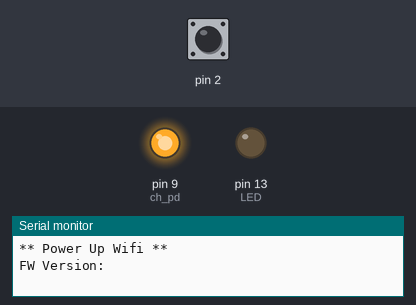
Simulated run of this sketch. Board: Arduino Uno, built for the host (arithmetic inside an expression is 32-bit, double 64-bit). Shown: output pins drawn as LEDs (lit = HIGH), the last lines printed to the serial monitor. Dashed ring = blinking. Inputs (shaded band) come from the test bench; at power-on: pin 2 HIGH. The modem accepts every AT command (registered, SIM ready, sends succeed) and sends nothing else; not simulated (calls return 0 or success): wifi_credentials.h.

Above: at 0.1 s.
At 3.23 s:
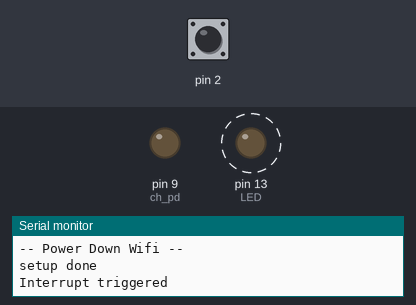
At 3.6 s:
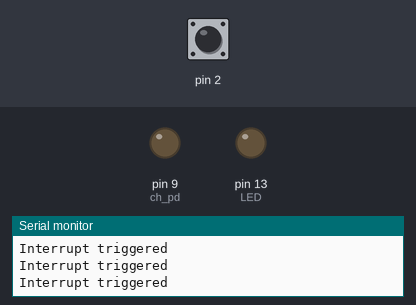
Timing chart, 0 to 5.1 s (numbered marks = the images above):
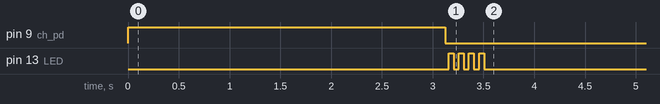

The sketch:

test_sw_serial_atmega.ino
```cpp
#include <avr/sleep.h>
#include "ESP8266.h"
#include "wifi_credentials.h"

#define SSID        WIFI_SSID
#define PASSWORD    WIFI_PASSWORD

#define HOST_NAME   "api.thingspeak.com"
#define HOST_PORT    80

#include <SoftwareSerial.h>
SoftwareSerial EspSerial(10,11); // RX, TX

ESP8266 wifi(EspSerial);

const byte ch_pd = 9; //arduino pin number ESP8266 ch_pd is connected to
const byte LED = 13;

void pins_init()
{
  pinMode(ch_pd,OUTPUT);
  pinMode(LED, OUTPUT);
}

void wake ()
{
  // cancel sleep as a precaution
  sleep_disable();
  // precautionary while we do other stuff
  detachInterrupt (0);
}  // end of wake

void WifiPowerUp() {
  Serial.println("** Power Up Wifi **");
  digitalWrite(ch_pd,HIGH);
}

void WifiPowerDown() {
  Serial.println("-- Power Down Wifi --");
  digitalWrite(ch_pd,LOW);
}

void wifiSetup() {
      WifiPowerUp();

    delay(10);
    EspSerial.begin(9600);
    delay(10);

    Serial.print("FW Version:");
    Serial.println(wifi.getVersion().c_str());

    if (wifi.setOprToStationSoftAP()) {
        Serial.print("to station + softap ok\r\n");
    } else {
        Serial.print("to station + softap err\r\n");
    }

    if (wifi.joinAP(SSID, PASSWORD)) {
        Serial.print("Join AP success\r\n");

        Serial.print("IP:");
        Serial.println( wifi.getLocalIP().c_str());
    } else {
        Serial.print("Join AP failure\r\n");
    }

    if (wifi.disableMUX()) {
        Serial.print("single ok\r\n");
    } else {
        Serial.print("single err\r\n");
    }

    Serial.print("setup end\r\n");
    WifiPowerDown();

//    initializeFilters();

    //send_text_message("test");
}
void setup ()
  {
  digitalWrite (2, HIGH);  // enable pull-up
  Serial.begin(9600);
  pins_init();
  wifiSetup();
  Serial.println("setup done");
  }  // end of setup

void loop ()
{
  for(int i=0;i<4;i++) {
    Serial.println("Interrupt triggered");
    digitalWrite (LED, HIGH);
    delay (50);
    digitalWrite (LED, LOW);
    delay (50);
  }
  pinMode (LED, INPUT);

  // disable ADC
  ADCSRA = 0;

  set_sleep_mode (SLEEP_MODE_PWR_DOWN);
  sleep_enable();

  // Do not interrupt before we go to sleep, or the
  // ISR will detach interrupts and we won't wake.
  noInterrupts ();

  // will be called when pin D2 goes low
  attachInterrupt (0, wake, FALLING);
  EIFR = bit (INTF0);  // clear flag for interrupt 0

  // turn off brown-out enable in software
  // BODS must be set to one and BODSE must be set to zero within four clock cycles
  MCUCR = bit (BODS) | bit (BODSE);
  // The BODS bit is automatically cleared after three clock cycles
  MCUCR = bit (BODS);

  // We are guaranteed that the sleep_cpu call will be done
  // as the processor executes the next instruction after
  // interrupts are turned on.
  interrupts ();  // one cycle
  sleep_cpu ();   // one cycle

  } // end of loop
```

Measured:
- by itself, pin 13 (LED): alternates HIGH for 0.05 s and LOW for 0.05 s, 8 changes in all, then stays LOW
